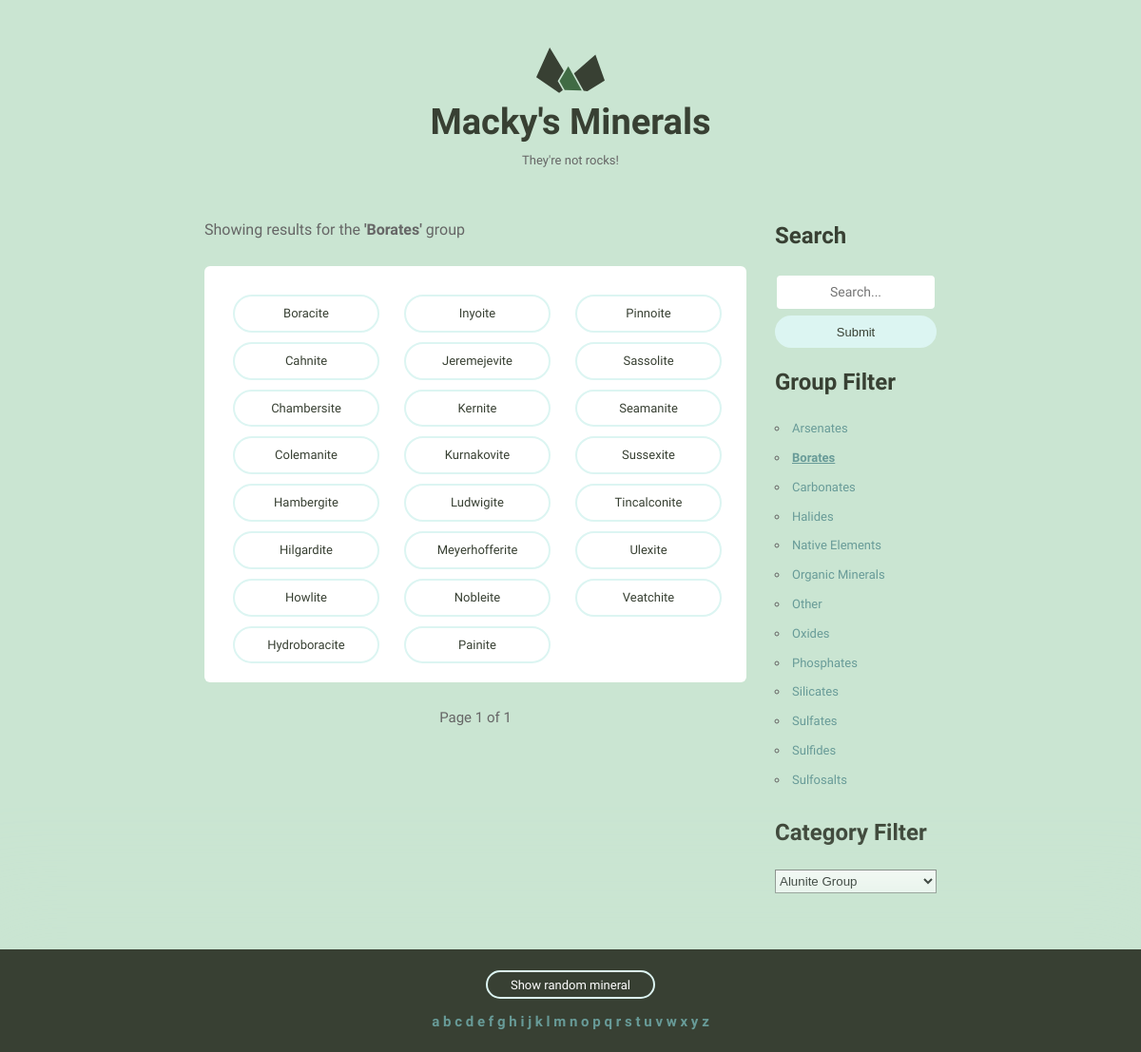
Page /?group=Borates on the committed database.
### mineral_detail/models.py (models this page shows, shortened)
class Mineral(models.Model):
    name = models.CharField(max_length=500)
    image_filename = models.CharField(max_length=500)
    image_caption = models.CharField(max_length=500)
    formula = models.CharField(max_length=500, blank=True)
    strunz = models.CharField(max_length=500, blank=True)
    crystal_system = models.CharField(max_length=500)
    unit_cell = models.CharField(max_length=500, blank=True)
    color = models.CharField(max_length=500, blank=True)
    crystal_symmetry = models.CharField(max_length=500, blank=True)
    cleavage = models.CharField(max_length=500, blank=True)
    mohs_scale = models.CharField(max_length=500, blank=True)
    luster = models.CharField(max_length=500, blank=True)
    streak = models.CharField(max_length=500, blank=True)
    diaphaneity = models.CharField(max_length=500, blank=True)
    optical_prop = models.CharField(max_length=500, blank=True)
    refractive_index = models.CharField(max_length=500, blank=True)
    crystal_habit = models.CharField(max_length=500, blank=True)
    specific_gravity = models.CharField(max_length=500, blank=True)
    categories = models.ManyToManyField(Category)
    group = models.ForeignKey(Group, on_delete=models.CASCADE)
    def first_name(self):
        return self.name.split(", ")[0]

### mineral_catalog/views.py (the view)
# urls.py: path('', views.index, name='index'),
def index(request):
    search_box_query = request.GET.get('search-box', None)
    group_search_query = request.GET.get('group', None)
    category_search_query = request.GET.get('cat', None)
    searched_letter = None
    if search_box_query:
        query = Q(group__name__icontains=search_box_query) | Q(categories__name__icontains=search_box_query)
        for field in Mineral._meta.get_fields():
            if field.name not in ['id', 'group', 'categories']:
                query |= Q(**{field.name + '__icontains': search_box_query})
    elif group_search_query:
        query = Q(group__name=group_search_query)
    elif category_search_query:
        query = Q(categories__name=category_search_query)
    else:
        searched_letter = request.GET.get('letter', 'a')
        query = Q(name__istartswith=searched_letter)
    filtered_minerals = Mineral.objects.filter(query).distinct()
    all_mineral_ids = Mineral.objects.all().values('id')
    rand_num = random.randint(1, all_mineral_ids.count())
    paginator = Paginator(filtered_minerals, 101)
    page = request.GET.get('page')
    minerals = paginator.get_page(page)
    groups = Group.objects.values('name').order_by('name')
    categories = Category.objects.values('name').order_by('name')
    context = {
        'minerals': minerals,
        'rand_mineral': rand_num,
        'letters': string.ascii_lowercase,
        'searched_letter': searched_letter,
        'searched_category': category_search_query,
        'searched_group': group_search_query,
        'search_term': search_box_query,
        'mineral_groups': groups,
        'mineral_categories': categories,
    }
    return render(request, 'index.html', context)

### mineral_detail/templatetags/custom_tags.py (called while the page is built)
@register.simple_tag(name='url_filter_replace')
def url_filter_replace(request, field, value):
    url_string = request.GET.copy()
    return u"/?{}={}".format(field, value)

### templates/index.html (shortened to what this page needs)
{% extends "layout.html" %}
{% block content %}
    {% if not minerals and search_term %}
        <div class="minerals__empty">
            <h2>No minerals found</h2>
            <p>No matches for '{{ search_term }}'. Please try a different search term.</p>
        </div>
    {% else %}
        {% if search_term %}
            <div>
                <p>Showing results for <span class="search-term">'{{ search_term }}'</span> in all mineral fields</p>
            </div>
        {% elif searched_group %}
            <div>
                <p>Showing results for the <span class="search-term">'{{ searched_group }}'</span> group</p>
            </div>
        {% elif searched_category %}
            <div>
                <p>Showing results for the <span class="search-term">'{{ searched_category }}'</span> category</p>
            </div>
        {% elif searched_letter %}
            <div>
                <p>Showing results for mineral names beginning with '{{ searched_letter|upper }}'</p>
            </div>
        {% endif %}
        <ul class="minerals__container">
            {% for mineral in minerals %}
                <li class="minerals__item">
                    <a class="minerals__anchor"
                       href="{% url 'mineral_detail' mineral.pk %}">{{ mineral.first_name }}</a>
                </li>
            {% endfor %}
        </ul>
    {% endif %}
    {% if minerals %}
        <div class="pagination">
            <div class="current">
                Page {{ minerals.number }} of {{ minerals.paginator.num_pages }}
            </div>
        </div>
    {% endif %}
{% endblock %}

### static/css/global.css (style rules this page uses)
html { font-family: sans-serif; -ms-text-size-adjust: 100%; -webkit-text-size-adjust: 100%; }
body { margin: 0; }
a { background-color: transparent; }
html { font-size: 62.5%; }
body { background-color: #CAE5D2; font-size: 1.5em; line-height: 1.6; font-weight: 400; font-family: "Cousine"; color: #666; }
p { margin-top: 0; font-size: 1.6rem; }
a { color: #689b98; text-decoration: none; -webkit-transition: color 0.2s; -moz-transition: color 0.2s; -ms-transition: color 0.2s; -o-transition: color 0.2s; transition: color 0.2s; }
ul { list-style: circle inside; padding-left: 0; margin-top: 0; }
li { margin-bottom: 1rem; font-size: 1.3rem; }
table, p, ul { margin-bottom: 2.5rem; }
.minerals__container { background-color: #fff; border-radius: 6px; list-style: none; padding: 30px 30px 20px 30px; -webkit-column-gap: 30px; -moz-column-gap: 30px; column-gap: 30px; }
@media (min-width: 640px) { .minerals__container { -webkit-column-count: 3; -moz-column-count: 3; column-count: 3; } }
.minerals__anchor { border: solid 2px #DCF5F2; border-radius: 100px; color: #384033; display: block; font-size: 13px; text-align: center; padding: 8px 0 7px 0; width: 100%; transition: background-color 200ms ease-in-out, font-weight 200ms ease-in-out, color 200ms ease-in-out; }
.pagination { text-align: center; }
.current { display: block; }

### static/css/custom.css (style rules this page uses)
.search-term { font-weight: bold; }

### rows in the picture
Mineral: first_name "Boracite"
Mineral: first_name "Cahnite"
Mineral: first_name "Chambersite"
Mineral: first_name "Colemanite"
Mineral: first_name "Hambergite"
Mineral: first_name "Hilgardite"
Mineral: first_name "Howlite"
Mineral: first_name "Hydroboracite"
Mineral: first_name "Inyoite"
Mineral: first_name "Jeremejevite"
Mineral: first_name "Kernite"
Mineral: first_name "Kurnakovite"
Mineral: first_name "Ludwigite"
Mineral: first_name "Meyerhofferite"
Mineral: first_name "Nobleite"
Mineral: first_name "Painite"
Mineral: first_name "Pinnoite"
Mineral: first_name "Sassolite"
Mineral: first_name "Seamanite"
Mineral: first_name "Sussexite"
Mineral: first_name "Tincalconite"
Mineral: first_name "Ulexite"
Mineral: first_name "Veatchite"

### other values in the picture
{{ searched_group }} "Borates"
{{ minerals.number }} "1"
{{ minerals.paginator.num_pages }} "1"
{{ group.name|title }} "Arsenates" "Borates" "Carbonates" "Halides" "Native Elements" "Organic Minerals" "Other" "Oxides" "Phosphates" "Silicates" "Sulfates" "Sulfides" "Sulfosalts"
{{ letter }} "a" "b" "c" "d" "e" "f" "g" "h" "i" "j" "k" "l" "m" "n" "o" "p" "q" "r" "s" "t" "u" "v" "w" "x" "y" "z"
form field value "Alunite Group"
